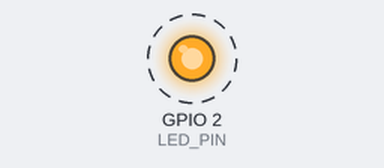
Simulated run of this sketch. Board: ESP32. Shown: output pins drawn as LEDs (lit = HIGH). Dashed ring = blinking. What the sketch prints to the serial monitor is not drawn.

Above: at 1.5 s.
Timing chart, 0 to 5.6 s (numbered marks = the images above):
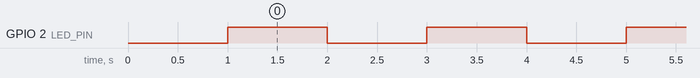

The sketch:

sketch_feb5b.ino
```cpp
// ESP32 最小限テスト
// LED点滅 + シリアル通信確認

#define LED_PIN 2  // ESP32の内蔵LED（多くのボードで GPIO2）

void setup() {
  // シリアル通信開始
  Serial.begin(115200);
  delay(1000);

  Serial.println("ESP32 Test Started");
  Serial.println("Board: ESP32");

  // LED設定
  pinMode(LED_PIN, OUTPUT);

  Serial.println("Setup completed");
}

void loop() {
  // LED点滅
  digitalWrite(LED_PIN, HIGH);
  Serial.println("LED ON");
  delay(1000);

  digitalWrite(LED_PIN, LOW);
  Serial.println("LED OFF");
  delay(1000);
}
```

Measured:
- by itself, GPIO 2 (LED_PIN): alternates HIGH for 1.0 s and LOW for 1.0 s
